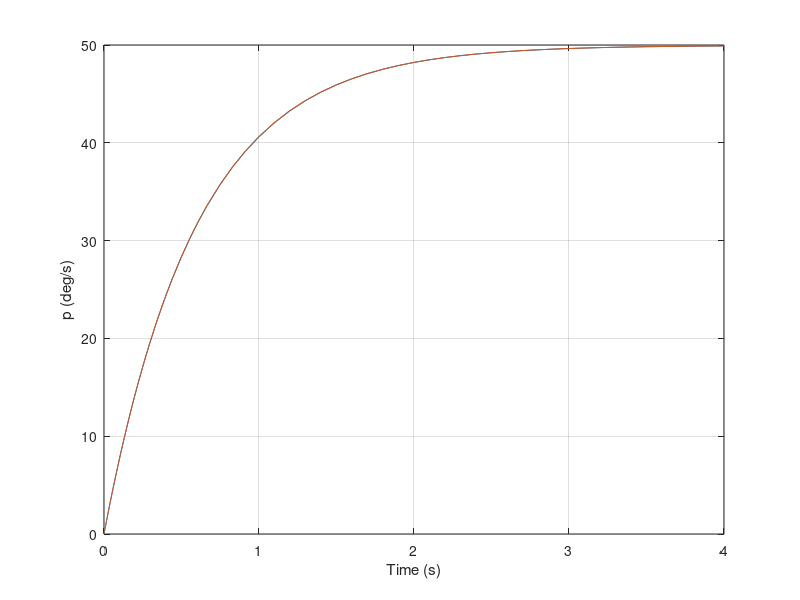

Here is the MATLAB script that generated this plot:
delta_a = deg2rad(5);

rho = 2.3769e-3;

M = 0.4;
a = 1116.45;
u_0 = M * a;

Q = (1/2) * rho * u_0 ^ 2;

S = 260;
b = 27.5;
I_x = 8090;

C_l_p = -0.26;
C_l_delta_a = 0.08;

L_p = (C_l_p * (b / (2 * u_0)) * Q * S * b) / I_x;
L_delta_a = (C_l_delta_a * Q * S * b) / I_x;

tau = -1 / L_p;
g_s = -L_delta_a / L_p;

T = 4;
p_0 = [0; 0];

p_dot = @(~, p) (-1 / tau) * p + (g_s / tau) * delta_a;

[t, p] = ode45(p_dot, [0, T], p_0);

plot(t, rad2deg(p))
xlabel('Time (s)')
ylabel('p (deg/s)')
grid on
